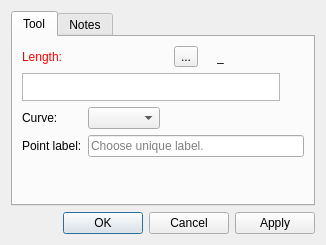
<?xml version="1.0" encoding="UTF-8"?>
<ui version="4.0">
 <class>DialogCutSplinePath</class>
 <widget class="QDialog" name="DialogCutSplinePath">
  <property name="geometry">
   <rect>
    <x>0</x>
    <y>0</y>
    <width>326</width>
    <height>245</height>
   </rect>
  </property>
  <property name="windowTitle">
   <string>Segment a curved path</string>
  </property>
  <property name="windowIcon">
   <iconset resource="../../../vmisc/share/resources/icon.qrc">
    <normaloff>:/icon/64x64/icon64x64.png</normaloff>:/icon/64x64/icon64x64.png</iconset>
  </property>
  <layout class="QVBoxLayout" name="verticalLayout_2">
   <item>
    <widget class="QTabWidget" name="tabWidget">
     <property name="currentIndex">
      <number>0</number>
     </property>
     <widget class="QWidget" name="tab">
      <attribute name="title">
       <string>Tool</string>
      </attribute>
      <layout class="QVBoxLayout" name="verticalLayout">
       <item>
        <layout class="QHBoxLayout" name="horizontalLayout">
         <item alignment="Qt::AlignLeft">
          <widget class="QLabel" name="labelEditFormula">
           <property name="sizePolicy">
            <sizepolicy hsizetype="Fixed" vsizetype="Preferred">
             <horstretch>0</horstretch>
             <verstretch>0</verstretch>
            </sizepolicy>
           </property>
           <property name="palette">
            <palette>
             <active>
              <colorrole role="WindowText">
               <brush brushstyle="SolidPattern">
                <color alpha="255">
                 <red>255</red>
                 <green>0</green>
                 <blue>0</blue>
                </color>
               </brush>
              </colorrole>
             </active>
             <inactive>
              <colorrole role="WindowText">
               <brush brushstyle="SolidPattern">
                <color alpha="255">
                 <red>255</red>
                 <green>0</green>
                 <blue>0</blue>
                </color>
               </brush>
              </colorrole>
             </inactive>
             <disabled>
              <colorrole role="WindowText">
               <brush brushstyle="SolidPattern">
                <color alpha="255">
                 <red>159</red>
                 <green>158</green>
                 <blue>158</blue>
                </color>
               </brush>
              </colorrole>
             </disabled>
            </palette>
           </property>
           <property name="text">
            <string>Length:</string>
           </property>
          </widget>
         </item>
         <item>
          <spacer name="horizontalSpacer">
           <property name="orientation">
            <enum>Qt::Horizontal</enum>
           </property>
           <property name="sizeHint" stdset="0">
            <size>
             <width>40</width>
             <height>20</height>
            </size>
           </property>
          </spacer>
         </item>
         <item alignment="Qt::AlignRight">
          <widget class="QToolButton" name="toolButtonExprLength">
           <property name="toolTip">
            <string>Formula wizard</string>
           </property>
           <property name="text">
            <string notr="true">...</string>
           </property>
           <property name="icon">
            <iconset resource="../../../vmisc/share/resources/icon.qrc">
             <normaloff>:/icon/24x24/fx.png</normaloff>:/icon/24x24/fx.png</iconset>
           </property>
           <property name="iconSize">
            <size>
             <width>24</width>
             <height>24</height>
            </size>
           </property>
          </widget>
         </item>
         <item alignment="Qt::AlignRight">
          <widget class="QLabel" name="label_4">
           <property name="text">
            <string/>
           </property>
           <property name="pixmap">
            <pixmap resource="../../../vmisc/share/resources/icon.qrc">:/icon/24x24/equal.png</pixmap>
           </property>
          </widget>
         </item>
         <item alignment="Qt::AlignRight">
          <widget class="QLabel" name="labelResultCalculation">
           <property name="sizePolicy">
            <sizepolicy hsizetype="Fixed" vsizetype="Preferred">
             <horstretch>0</horstretch>
             <verstretch>0</verstretch>
            </sizepolicy>
           </property>
           <property name="minimumSize">
            <size>
             <width>87</width>
             <height>0</height>
            </size>
           </property>
           <property name="toolTip">
            <string>Value</string>
           </property>
           <property name="whatsThis">
            <string notr="true"/>
           </property>
           <property name="text">
            <string notr="true">_</string>
           </property>
          </widget>
         </item>
        </layout>
       </item>
       <item>
        <layout class="QHBoxLayout" name="horizontalLayout_5">
         <item>
          <widget class="VPlainTextEdit" name="plainTextEditFormula">
           <property name="sizePolicy">
            <sizepolicy hsizetype="Expanding" vsizetype="Preferred">
             <horstretch>0</horstretch>
             <verstretch>0</verstretch>
            </sizepolicy>
           </property>
           <property name="maximumSize">
            <size>
             <width>16777215</width>
             <height>28</height>
            </size>
           </property>
           <property name="toolTip">
            <string>Calculation</string>
           </property>
           <property name="tabChangesFocus">
            <bool>true</bool>
           </property>
          </widget>
         </item>
         <item>
          <widget class="QPushButton" name="pushButtonGrowLength">
           <property name="maximumSize">
            <size>
             <width>18</width>
             <height>18</height>
            </size>
           </property>
           <property name="sizeIncrement">
            <size>
             <width>0</width>
             <height>0</height>
            </size>
           </property>
           <property name="toolTip">
            <string>&lt;html&gt;&lt;head/&gt;&lt;body&gt;&lt;p&gt;Show full calculation in message box&lt;/p&gt;&lt;/body&gt;&lt;/html&gt;</string>
           </property>
           <property name="text">
            <string notr="true"/>
           </property>
           <property name="icon">
            <iconset theme="go-down">
             <normaloff>.</normaloff>.</iconset>
           </property>
           <property name="iconSize">
            <size>
             <width>16</width>
             <height>16</height>
            </size>
           </property>
           <property name="flat">
            <bool>true</bool>
           </property>
          </widget>
         </item>
        </layout>
       </item>
       <item>
        <layout class="QFormLayout" name="formLayout">
         <property name="fieldGrowthPolicy">
          <enum>QFormLayout::ExpandingFieldsGrow</enum>
         </property>
         <item row="0" column="0">
          <widget class="QLabel" name="label_3">
           <property name="sizePolicy">
            <sizepolicy hsizetype="Fixed" vsizetype="Preferred">
             <horstretch>0</horstretch>
             <verstretch>0</verstretch>
            </sizepolicy>
           </property>
           <property name="text">
            <string>Curve:</string>
           </property>
          </widget>
         </item>
         <item row="0" column="1">
          <widget class="QComboBox" name="comboBoxSplinePath"/>
         </item>
         <item row="1" column="0">
          <widget class="QLabel" name="labelEditNamePoint">
           <property name="sizePolicy">
            <sizepolicy hsizetype="Fixed" vsizetype="Preferred">
             <horstretch>0</horstretch>
             <verstretch>0</verstretch>
            </sizepolicy>
           </property>
           <property name="text">
            <string>Point label:</string>
           </property>
          </widget>
         </item>
         <item row="1" column="1">
          <widget class="QLineEdit" name="lineEditNamePoint">
           <property name="toolTip">
            <string>Unique label</string>
           </property>
           <property name="placeholderText">
            <string>Choose unique label.</string>
           </property>
          </widget>
         </item>
        </layout>
       </item>
       <item>
        <spacer name="verticalSpacer">
         <property name="orientation">
          <enum>Qt::Vertical</enum>
         </property>
         <property name="sizeHint" stdset="0">
          <size>
           <width>20</width>
           <height>40</height>
          </size>
         </property>
        </spacer>
       </item>
      </layout>
     </widget>
     <widget class="QWidget" name="tab_2">
      <attribute name="title">
       <string>Notes</string>
      </attribute>
      <layout class="QVBoxLayout" name="verticalLayout_3">
       <item>
        <widget class="QPlainTextEdit" name="plainTextEditToolNotes"/>
       </item>
      </layout>
     </widget>
    </widget>
   </item>
   <item>
    <widget class="QDialogButtonBox" name="buttonBox">
     <property name="orientation">
      <enum>Qt::Horizontal</enum>
     </property>
     <property name="standardButtons">
      <set>QDialogButtonBox::Apply|QDialogButtonBox::Cancel|QDialogButtonBox::Ok</set>
     </property>
    </widget>
   </item>
  </layout>
 </widget>
 <customwidgets>
  <customwidget>
   <class>VPlainTextEdit</class>
   <extends>QPlainTextEdit</extends>
   <header location="global">vplaintextedit.h</header>
  </customwidget>
 </customwidgets>
 <tabstops>
  <tabstop>plainTextEditFormula</tabstop>
  <tabstop>pushButtonGrowLength</tabstop>
  <tabstop>comboBoxSplinePath</tabstop>
  <tabstop>lineEditNamePoint</tabstop>
  <tabstop>buttonBox</tabstop>
 </tabstops>
 <resources>
  <include location="../../../vmisc/share/resources/icon.qrc"/>
 </resources>
 <connections>
  <connection>
   <sender>buttonBox</sender>
   <signal>accepted()</signal>
   <receiver>DialogCutSplinePath</receiver>
   <slot>accept()</slot>
   <hints>
    <hint type="sourcelabel">
     <x>248</x>
     <y>254</y>
    </hint>
    <hint type="destinationlabel">
     <x>157</x>
     <y>274</y>
    </hint>
   </hints>
  </connection>
  <connection>
   <sender>buttonBox</sender>
   <signal>rejected()</signal>
   <receiver>DialogCutSplinePath</receiver>
   <slot>reject()</slot>
   <hints>
    <hint type="sourcelabel">
     <x>316</x>
     <y>260</y>
    </hint>
    <hint type="destinationlabel">
     <x>286</x>
     <y>274</y>
    </hint>
   </hints>
  </connection>
 </connections>
</ui>
